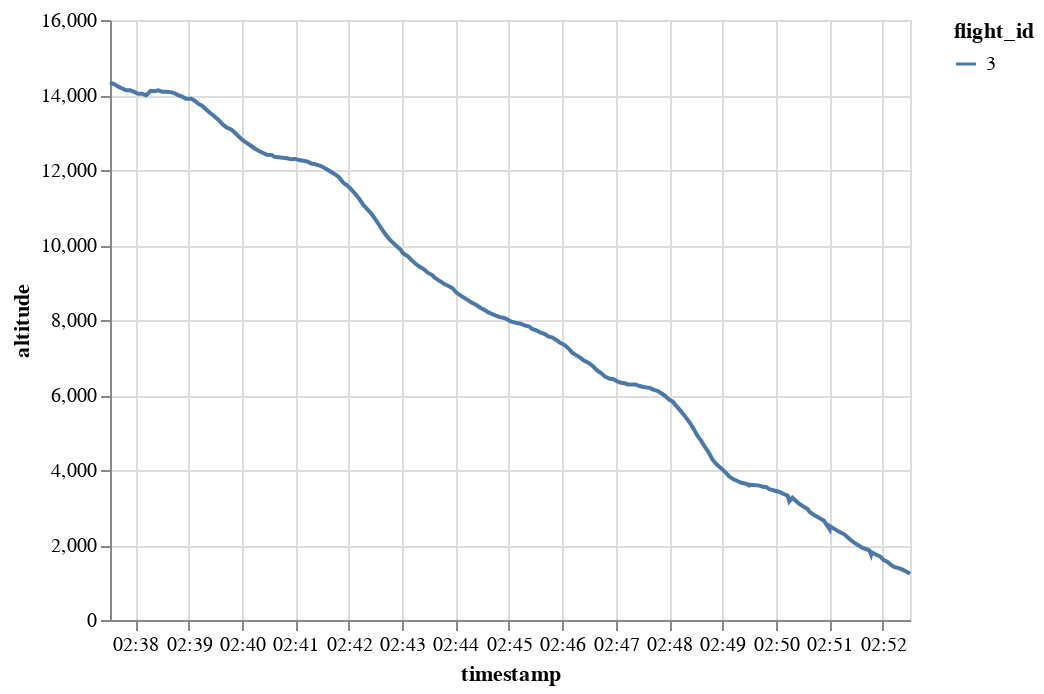

Here is the notebook cell this chart was saved with:
### Code cell
generated.chart().encode(alt.Y("altitude"), alt.X("timestamp"), alt.Color("flight_id"))

### Figure 1 — Vega-Lite specification as saved in the notebook (floating-point values rounded to 4 significant figures; data arrays with more than 128 entries replaced by an {"elided": "..."} marker saying what was removed)
{"config": {"view": {"continuousWidth": 400, "continuousHeight": 300}}, "data": {"name": "data-dc7d5815bd76a2c8e2a99b4b9f6ed576"}, "mark": "line", "encoding": {"color": {"type": "nominal", "field": "flight_id"}, "x": {"type": "temporal", "field": "timestamp"}, "y": {"type": "quantitative", "field": "altitude"}}, "$schema": "https://vega.github.io/schema/vega-lite/v4.8.1.json", "datasets": {"data-dc7d5815bd76a2c8e2a99b4b9f6ed576": {"elided": "200 records"}}}
